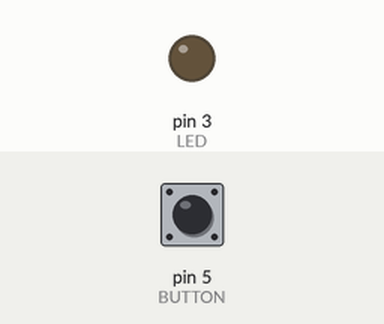
Recording of a sketch running on a simulated Arduino Uno, built with avr-gcc and run on an emulated ATmega328P. On the bench: output pins drawn as LEDs (lit = HIGH). Inputs (shaded band) come from the test bench; at power-on: pin 5 (BUTTON) LOW.

Above: at 1.2 s.
1.3 s: pin 5 (BUTTON) pulled HIGH for 0.15 s
At 1.37 s:
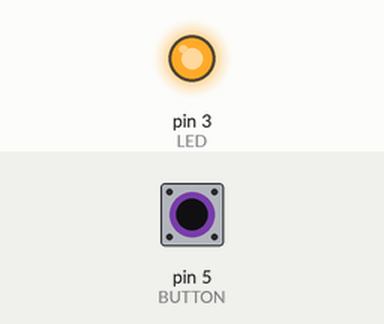
2.9 s: pin 5 (BUTTON) pulled HIGH for 3.2 s
At 6.9 s:
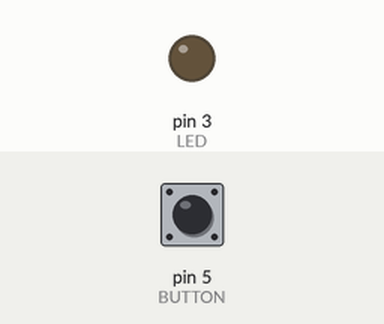
Timing chart, 0 to 8.4 s (numbered marks = the images above; inputs shaded):
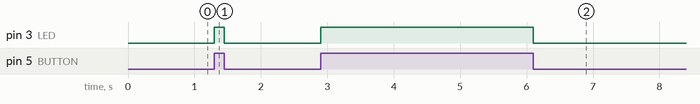

The sketch:

Arduino_Nano_Push_Button.ino
```cpp
const int BUTTON = 5; // Naming switch button pin
const int LED = 3;   // Namin LED pin
int BUTTONstate = 0; // A variable to store Button Status / Input

void setup(){
  pinMode(LED, OUTPUT);
  pinMode (BUTTON, INPUT);
 }

void loop() {
  BUTTONstate = digitalRead(BUTTON);  // Reading button status / input
  if (BUTTONstate == HIGH)  // Condition to check button input
    {
      digitalWrite(LED, HIGH);
    }
    else
    {
      digitalWrite(LED, LOW);
    }
}
```

Measured:
- after the input at 1.3 s, pin 3 (LED): LOW → HIGH at once, → LOW 0.15 s later
- after the input at 2.9 s, pin 3 (LED): LOW → HIGH at once, → LOW 3.2 s later
